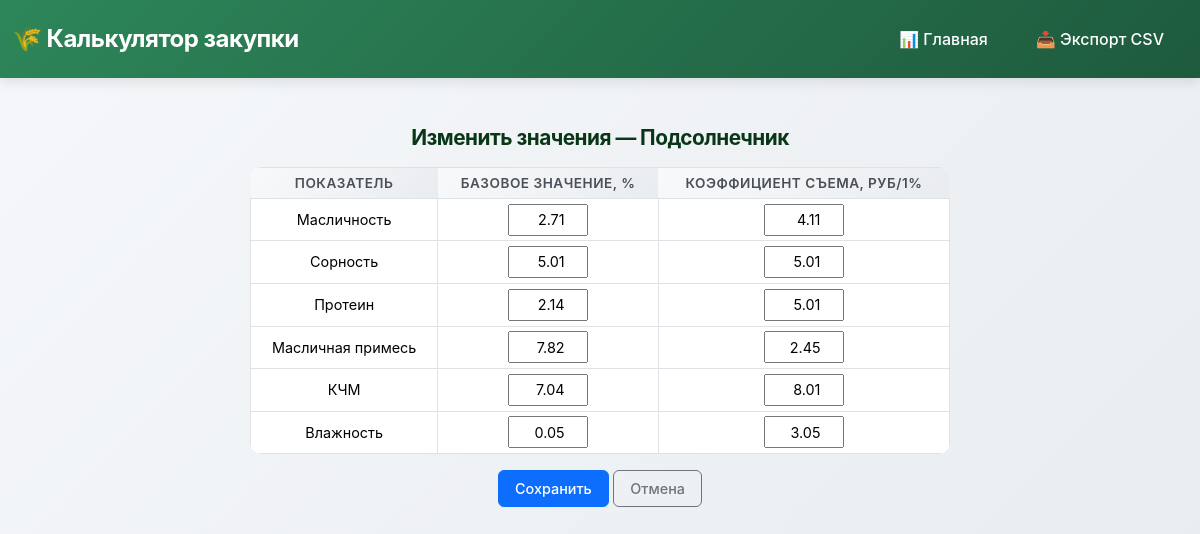
/change_sunflower/, run on an earlier commit of the app's database.
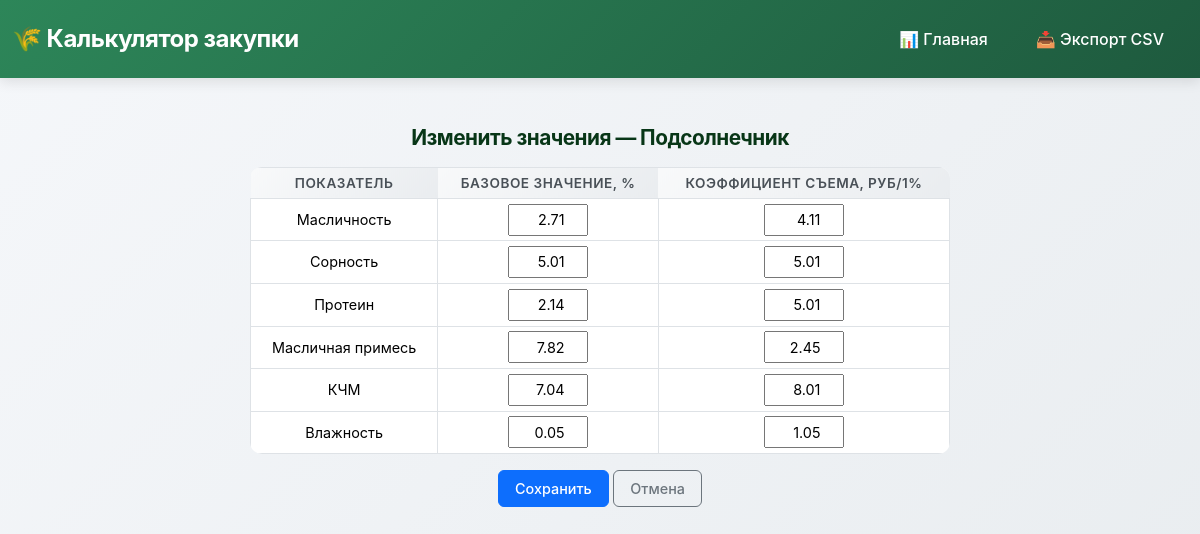
And on a later commit of the database.
### purch_calculator/removal_rates/models.py (models this page shows, shortened)
class RemovalForSunflower(models.Model):
    moisture_base = models.DecimalField(
        _("Влажность (базовое значение, %)"),
        max_digits=10, decimal_places=2, default=0,
        validators=[MinValueValidator(0, message=_("Значение не может быть отрицательным."))]
    )
    moisture_removal = models.DecimalField(
        _("Влажность (коэффициент съема)"),
        max_digits=10, decimal_places=2, default=0,
        validators=[MinValueValidator(0, message=_("Значение не может быть отрицательным."))]
    )
    weed_impurity_base = models.DecimalField(
        _("Сорность (базовое значение, %)"),
        max_digits=10, decimal_places=2, default=0,
        validators=[MinValueValidator(0, message=_("Значение не может быть отрицательным."))]
    )
    weed_impurity_removal = models.DecimalField(
        _("Сорность (коэффициент съема)"),
        max_digits=10, decimal_places=2, default=0,
        validators=[MinValueValidator(0, message=_("Значение не может быть отрицательным."))]
    )
    oil_impurity_base = models.DecimalField(
        _("Масличная примесь (базовое значение, %)"),
        max_digits=10, decimal_places=2, default=0,
        validators=[MinValueValidator(0, message=_("Значение не может быть отрицательным."))]
    )
    oil_impurity_removal = models.DecimalField(
        _("Масличная примесь (коэффициент съема)"),
        max_digits=10, decimal_places=2, default=0,
        validators=[MinValueValidator(0, message=_("Значение не может быть отрицательным."))]
    )
    oil_content_base = models.DecimalField(
        _("Масличность (базовое значение, %)"),
        max_digits=10, decimal_places=2, default=0,
        validators=[MinValueValidator(0, message=_("Значение не может быть отрицательным."))]
    )
    oil_content_removal = models.DecimalField(
        _("Масличность (коэффициент съема)"),
        max_digits=10, decimal_places=2, default=0,
        validators=[MinValueValidator(0, message=_("Значение не может быть отрицательным."))]
    )
    KCHM_base = models.DecimalField(
        _("КЧМ (базовое значение, %)"),
        max_digits=10, decimal_places=2, default=0,
        validators=[MinValueValidator(0, message=_("Значение не может быть отрицательным."))]
    )
    KCHM_removal = models.DecimalField(
        _("КЧМ (коэффициент съема)"),
        max_digits=10, decimal_places=2, default=0,
        validators=[MinValueValidator(0, message=_("Значение не может быть отрицательным."))]
    )
    protein_base = models.DecimalField(
        _("Протеин (базовое значение, %)"),
        max_digits=10, decimal_places=2, default=0,
        validators=[MinValueValidator(0, message=_("Значение не может быть отрицательным."))]
    )
    protein_removal = models.DecimalField(
        _("Протеин (коэффициент съема)"),
        max_digits=10, decimal_places=2, default=0,
        validators=[MinValueValidator(0, message=_("Значение не может быть отрицательным."))]
    )

### purch_calculator/removal_rates/views.py (the view)
# urls.py: path('change_sunflower/',UpdateSunflower.as_view(),name='update_sunflower'),
class UpdateSunflower(UpdateView):
    model = RemovalForSunflower
    form_class = SunflowerForm
    success_url = reverse_lazy('index')
    template_name = 'change_data/update_sunflower.html'
    def get_object(self, queryset=None):
        obj, _ = RemovalForSunflower.objects.get_or_create(pk=1)
        return obj

### purch_calculator/removal_rates/forms.py
class SunflowerForm(forms.ModelForm):
    class Meta:
        model = RemovalForSunflower
        fields = [
        "moisture_base", "moisture_removal",
        "weed_impurity_base", "weed_impurity_removal",
        "oil_impurity_base", "oil_impurity_removal",
        "oil_content_base", "oil_content_removal",
        "KCHM_base", "KCHM_removal",
        "protein_base", "protein_removal"
    ]
        widgets = {
            field: forms.NumberInput(attrs={'step': '1'})
            for field in fields
        }

### templates/change_data/update_sunflower.html (shortened to what this page needs)
{% extends "base.html" %}
{% load django_bootstrap5 %}
{% block content %}
<div class="container mt-4">
  <h2>Изменить значения — Подсолнечник</h2>
  <form method="post" novalidate>
    <div class="table-container">
      <table class="table table-bordered table-sm compact-table">
        <thead>
          <tr>
            <th>Показатель</th>
            <th>Базовое значение, %</th>
            <th>Коэффициент съема, руб/1%</th>
          </tr>
        </thead>
        <tbody>
          <tr><td>Масличность</td><td>{{ form.oil_content_base }}</td><td>{{ form.oil_content_removal }}</td></tr>
          <tr><td>Сорность</td><td>{{ form.weed_impurity_base }}</td><td>{{ form.weed_impurity_removal }}</td></tr>
          <tr><td>Протеин</td><td>{{ form.protein_base }}</td><td>{{ form.protein_removal }}</td></tr>
          <tr><td>Масличная примесь</td><td>{{ form.oil_impurity_base }}</td><td>{{ form.oil_impurity_removal }}</td></tr>
          <tr><td>КЧМ</td><td>{{ form.KCHM_base }}</td><td>{{ form.KCHM_removal }}</td></tr>
          <tr><td>Влажность</td><td>{{ form.moisture_base }}</td><td>{{ form.moisture_removal }}</td></tr>
        </tbody>
      </table>
    </div>
    <div class="text-center mt-3">
      <button type="submit" class="btn btn-primary btn-sm">Сохранить</button>
      <a href="{% url 'index' %}" class="btn btn-outline-secondary btn-sm">Отмена</a>
    </div>
  </form>
</div>
{% endblock %}

What changed in the data, as far as the page shows it:
changed RemovalForSunflower: moisture_removal "3.05" → "1.05"
